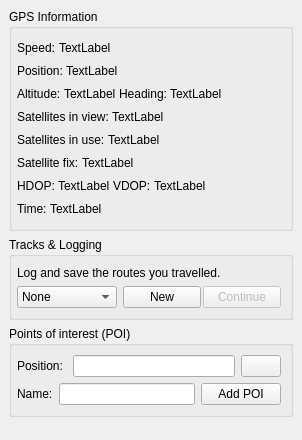
                    <widget class="QWidget" name="pageGPSInfo">
                     <layout class="QVBoxLayout" name="verticalLayout_8">
                      <property name="spacing">
                       <number>0</number>
                      </property>
                      <property name="margin">
                       <number>0</number>
                      </property>
                      <item>
                       <widget class="ButtonFrameWidget" name="frameTrack">
                        <property name="enabled">
                         <bool>true</bool>
                        </property>
                        <property name="sizePolicy">
                         <sizepolicy hsizetype="Fixed" vsizetype="Preferred">
                          <horstretch>0</horstretch>
                          <verstretch>0</verstretch>
                         </sizepolicy>
                        </property>
                        <property name="minimumSize">
                         <size>
                          <width>302</width>
                          <height>0</height>
                         </size>
                        </property>
                        <property name="maximumSize">
                         <size>
                          <width>302</width>
                          <height>16777215</height>
                         </size>
                        </property>
                        <property name="frameShape">
                         <enum>QFrame::NoFrame</enum>
                        </property>
                        <property name="frameShadow">
                         <enum>QFrame::Plain</enum>
                        </property>
                        <layout class="QVBoxLayout" name="verticalLayout_38">
                         <property name="spacing">
                          <number>6</number>
                         </property>
                         <property name="margin">
                          <number>9</number>
                         </property>
                         <item>
                          <widget class="QGroupBox" name="groupBox_3">
                           <property name="title">
                            <string>GPS Information</string>
                           </property>
                           <property name="flat">
                            <bool>true</bool>
                           </property>
                           <layout class="QVBoxLayout" name="verticalLayout_21">
                            <property name="leftMargin">
                             <number>5</number>
                            </property>
                            <item>
                             <layout class="QVBoxLayout" name="verticalLayout_7">
                              <property name="spacing">
                               <number>3</number>
                              </property>
                              <property name="bottomMargin">
                               <number>0</number>
                              </property>
                              <item>
                               <layout class="QHBoxLayout" name="horizontalLayout_30">
                                <property name="bottomMargin">
                                 <number>0</number>
                                </property>
                                <item>
                                 <widget class="QLabel" name="label_24">
                                  <property name="text">
                                   <string>Speed:</string>
                                  </property>
                                 </widget>
                                </item>
                                <item>
                                 <widget class="QLabel" name="gpsLabelSpeed">
                                  <property name="text">
                                   <string>TextLabel</string>
                                  </property>
                                 </widget>
                                </item>
                                <item>
                                 <spacer name="horizontalSpacer_15">
                                  <property name="orientation">
                                   <enum>Qt::Horizontal</enum>
                                  </property>
                                  <property name="sizeHint" stdset="0">
                                   <size>
                                    <width>40</width>
                                    <height>20</height>
                                   </size>
                                  </property>
                                 </spacer>
                                </item>
                               </layout>
                              </item>
                              <item>
                               <layout class="QHBoxLayout" name="horizontalLayout_31">
                                <property name="bottomMargin">
                                 <number>0</number>
                                </property>
                                <item>
                                 <widget class="QLabel" name="label_27">
                                  <property name="text">
                                   <string>Position:</string>
                                  </property>
                                 </widget>
                                </item>
                                <item>
                                 <widget class="QLabel" name="gpsLabelPosition">
                                  <property name="text">
                                   <string>TextLabel</string>
                                  </property>
                                 </widget>
                                </item>
                                <item>
                                 <spacer name="horizontalSpacer_18">
                                  <property name="orientation">
                                   <enum>Qt::Horizontal</enum>
                                  </property>
                                  <property name="sizeHint" stdset="0">
                                   <size>
                                    <width>40</width>
                                    <height>20</height>
                                   </size>
                                  </property>
                                 </spacer>
                                </item>
                               </layout>
                              </item>
                              <item>
                               <layout class="QHBoxLayout" name="horizontalLayout_32">
                                <property name="bottomMargin">
                                 <number>0</number>
                                </property>
                                <item>
                                 <widget class="QLabel" name="label_29">
                                  <property name="text">
                                   <string>Altitude:</string>
                                  </property>
                                 </widget>
                                </item>
                                <item>
                                 <widget class="QLabel" name="gpsLabelAltitude">
                                  <property name="text">
                                   <string>TextLabel</string>
                                  </property>
                                 </widget>
                                </item>
                                <item>
                                 <widget class="QLabel" name="label_28">
                                  <property name="text">
                                   <string>Heading:</string>
                                  </property>
                                 </widget>
                                </item>
                                <item>
                                 <widget class="QLabel" name="gpsLabelHeading">
                                  <property name="text">
                                   <string>TextLabel</string>
                                  </property>
                                 </widget>
                                </item>
                                <item>
                                 <spacer name="horizontalSpacer">
                                  <property name="orientation">
                                   <enum>Qt::Horizontal</enum>
                                  </property>
                                  <property name="sizeHint" stdset="0">
                                   <size>
                                    <width>40</width>
                                    <height>20</height>
                                   </size>
                                  </property>
                                 </spacer>
                                </item>
                               </layout>
                              </item>
                              <item>
                               <layout class="QHBoxLayout" name="horizontalLayout_33">
                                <property name="bottomMargin">
                                 <number>0</number>
                                </property>
                                <item>
                                 <widget class="QLabel" name="label_30">
                                  <property name="text">
                                   <string>Satellites in view:</string>
                                  </property>
                                 </widget>
                                </item>
                                <item>
                                 <widget class="QLabel" name="gpsLabelSatellitesView">
                                  <property name="text">
                                   <string>TextLabel</string>
                                  </property>
                                 </widget>
                                </item>
                                <item>
                                 <spacer name="horizontalSpacer_3">
                                  <property name="orientation">
                                   <enum>Qt::Horizontal</enum>
                                  </property>
                                  <property name="sizeHint" stdset="0">
                                   <size>
                                    <width>40</width>
                                    <height>20</height>
                                   </size>
                                  </property>
                                 </spacer>
                                </item>
                               </layout>
                              </item>
                              <item>
                               <layout class="QHBoxLayout" name="horizontalLayout_36">
                                <property name="bottomMargin">
                                 <number>0</number>
                                </property>
                                <item>
                                 <widget class="QLabel" name="label_25">
                                  <property name="text">
                                   <string>Satellites in use:</string>
                                  </property>
                                 </widget>
                                </item>
                                <item>
                                 <widget class="QLabel" name="gpsLabelSatellitesUse">
                                  <property name="text">
                                   <string>TextLabel</string>
                                  </property>
                                 </widget>
                                </item>
                                <item>
                                 <spacer name="horizontalSpacer_26">
                                  <property name="orientation">
                                   <enum>Qt::Horizontal</enum>
                                  </property>
                                  <property name="sizeHint" stdset="0">
                                   <size>
                                    <width>40</width>
                                    <height>20</height>
                                   </size>
                                  </property>
                                 </spacer>
                                </item>
                               </layout>
                              </item>
                              <item>
                               <layout class="QHBoxLayout" name="horizontalLayout_37">
                                <property name="bottomMargin">
                                 <number>0</number>
                                </property>
                                <item>
                                 <widget class="QLabel" name="label_32">
                                  <property name="text">
                                   <string>Satellite fix:</string>
                                  </property>
                                 </widget>
                                </item>
                                <item>
                                 <widget class="QLabel" name="gpsLabelSatelliteFix">
                                  <property name="text">
                                   <string>TextLabel</string>
                                  </property>
                                 </widget>
                                </item>
                                <item>
                                 <spacer name="horizontalSpacer_27">
                                  <property name="orientation">
                                   <enum>Qt::Horizontal</enum>
                                  </property>
                                  <property name="sizeHint" stdset="0">
                                   <size>
                                    <width>40</width>
                                    <height>20</height>
                                   </size>
                                  </property>
                                 </spacer>
                                </item>
                               </layout>
                              </item>
                              <item>
                               <layout class="QHBoxLayout" name="horizontalLayout_35">
                                <property name="bottomMargin">
                                 <number>0</number>
                                </property>
                                <item>
                                 <widget class="QLabel" name="label_5">
                                  <property name="text">
                                   <string>HDOP:</string>
                                  </property>
                                 </widget>
                                </item>
                                <item>
                                 <widget class="QLabel" name="gpsLabelHdop">
                                  <property name="text">
                                   <string>TextLabel</string>
                                  </property>
                                 </widget>
                                </item>
                                <item>
                                 <widget class="QLabel" name="label_26">
                                  <property name="text">
                                   <string>VDOP:</string>
                                  </property>
                                 </widget>
                                </item>
                                <item>
                                 <widget class="QLabel" name="gpsLabelVdop">
                                  <property name="text">
                                   <string>TextLabel</string>
                                  </property>
                                 </widget>
                                </item>
                                <item>
                                 <spacer name="horizontalSpacer_25">
                                  <property name="orientation">
                                   <enum>Qt::Horizontal</enum>
                                  </property>
                                  <property name="sizeHint" stdset="0">
                                   <size>
                                    <width>40</width>
                                    <height>20</height>
                                   </size>
                                  </property>
                                 </spacer>
                                </item>
                               </layout>
                              </item>
                              <item>
                               <layout class="QHBoxLayout" name="horizontalLayout_34">
                                <property name="bottomMargin">
                                 <number>0</number>
                                </property>
                                <item>
                                 <widget class="QLabel" name="label_31">
                                  <property name="text">
                                   <string>Time:</string>
                                  </property>
                                 </widget>
                                </item>
                                <item>
                                 <widget class="QLabel" name="gpsLabelTime">
                                  <property name="text">
                                   <string>TextLabel</string>
                                  </property>
                                 </widget>
                                </item>
                                <item>
                                 <spacer name="horizontalSpacer_21">
                                  <property name="orientation">
                                   <enum>Qt::Horizontal</enum>
                                  </property>
                                  <property name="sizeHint" stdset="0">
                                   <size>
                                    <width>40</width>
                                    <height>20</height>
                                   </size>
                                  </property>
                                 </spacer>
                                </item>
                               </layout>
                              </item>
                             </layout>
                            </item>
                           </layout>
                          </widget>
                         </item>
                         <item>
                          <widget class="QGroupBox" name="groupBox_4">
                           <property name="sizePolicy">
                            <sizepolicy hsizetype="Preferred" vsizetype="Preferred">
                             <horstretch>0</horstretch>
                             <verstretch>0</verstretch>
                            </sizepolicy>
                           </property>
                           <property name="title">
                            <string>Tracks &amp;&amp; Logging</string>
                           </property>
                           <property name="flat">
                            <bool>true</bool>
                           </property>
                           <layout class="QVBoxLayout" name="verticalLayout_31">
                            <property name="spacing">
                             <number>6</number>
                            </property>
                            <property name="leftMargin">
                             <number>5</number>
                            </property>
                            <property name="topMargin">
                             <number>9</number>
                            </property>
                            <property name="rightMargin">
                             <number>9</number>
                            </property>
                            <item>
                             <widget class="QLabel" name="label">
                              <property name="sizePolicy">
                               <sizepolicy hsizetype="Minimum" vsizetype="Minimum">
                                <horstretch>0</horstretch>
                                <verstretch>0</verstretch>
                               </sizepolicy>
                              </property>
                              <property name="minimumSize">
                               <size>
                                <width>0</width>
                                <height>0</height>
                               </size>
                              </property>
                              <property name="text">
                               <string>Log and save the routes you travelled.</string>
                              </property>
                              <property name="wordWrap">
                               <bool>true</bool>
                              </property>
                             </widget>
                            </item>
                            <item>
                             <layout class="QHBoxLayout" name="horizontalLayout_2">
                              <property name="bottomMargin">
                               <number>0</number>
                              </property>
                              <item>
                               <widget class="QComboBox" name="trackImportCb">
                                <property name="sizePolicy">
                                 <sizepolicy hsizetype="MinimumExpanding" vsizetype="Minimum">
                                  <horstretch>0</horstretch>
                                  <verstretch>0</verstretch>
                                 </sizepolicy>
                                </property>
                                <property name="minimumSize">
                                 <size>
                                  <width>100</width>
                                  <height>0</height>
                                 </size>
                                </property>
                                <item>
                                 <property name="text">
                                  <string>None</string>
                                 </property>
                                </item>
                               </widget>
                              </item>
                              <item>
                               <layout class="QHBoxLayout" name="horizontalLayout">
                                <property name="spacing">
                                 <number>2</number>
                                </property>
                                <property name="topMargin">
                                 <number>0</number>
                                </property>
                                <item>
                                 <widget class="QPushButton" name="trackNewButton">
                                  <property name="sizePolicy">
                                   <sizepolicy hsizetype="Minimum" vsizetype="Minimum">
                                    <horstretch>0</horstretch>
                                    <verstretch>0</verstretch>
                                   </sizepolicy>
                                  </property>
                                  <property name="maximumSize">
                                   <size>
                                    <width>16777215</width>
                                    <height>16777215</height>
                                   </size>
                                  </property>
                                  <property name="text">
                                   <string>New</string>
                                  </property>
                                 </widget>
                                </item>
                                <item>
                                 <widget class="QPushButton" name="trackConStopButton">
                                  <property name="enabled">
                                   <bool>false</bool>
                                  </property>
                                  <property name="sizePolicy">
                                   <sizepolicy hsizetype="Minimum" vsizetype="Minimum">
                                    <horstretch>0</horstretch>
                                    <verstretch>0</verstretch>
                                   </sizepolicy>
                                  </property>
                                  <property name="text">
                                   <string>Continue</string>
                                  </property>
                                 </widget>
                                </item>
                               </layout>
                              </item>
                             </layout>
                            </item>
                           </layout>
                          </widget>
                         </item>
                         <item>
                          <widget class="QGroupBox" name="groupBox">
                           <property name="title">
                            <string>Points of interest (POI)</string>
                           </property>
                           <property name="flat">
                            <bool>true</bool>
                           </property>
                           <layout class="QVBoxLayout" name="verticalLayout_24">
                            <property name="leftMargin">
                             <number>5</number>
                            </property>
                            <item>
                             <layout class="QVBoxLayout" name="verticalLayout_6">
                              <property name="bottomMargin">
                               <number>0</number>
                              </property>
                              <item>
                               <layout class="QHBoxLayout" name="horizontalLayout_38">
                                <property name="bottomMargin">
                                 <number>0</number>
                                </property>
                                <item>
                                 <widget class="QLabel" name="label_33">
                                  <property name="text">
                                   <string>Position: </string>
                                  </property>
                                 </widget>
                                </item>
                                <item>
                                 <widget class="QLineEdit" name="lePositionPOI">
                                  <property name="toolTip">
                                   <string>Provide GPS coordinates or do left-click onto the map for custom GPS coordinates.</string>
                                  </property>
                                 </widget>
                                </item>
                                <item>
                                 <widget class="QPushButton" name="poi_gps_button">
                                  <property name="toolTip">
                                   <string>Use current position or select a point on the map.</string>
                                  </property>
                                  <property name="statusTip">
                                   <string>Use current GPS position.</string>
                                  </property>
                                  <property name="text">
                                   <string/>
                                  </property>
                                  <property name="icon">
                                   <iconset resource="../luckygps.qrc">
                                    <normaloff>:/icons/youarehere.png</normaloff>:/icons/youarehere.png</iconset>
                                  </property>
                                 </widget>
                                </item>
                               </layout>
                              </item>
                              <item>
                               <layout class="QHBoxLayout" name="horizontalLayout_39">
                                <property name="bottomMargin">
                                 <number>0</number>
                                </property>
                                <item>
                                 <widget class="QLabel" name="label_34">
                                  <property name="text">
                                   <string>Name:</string>
                                  </property>
                                 </widget>
                                </item>
                                <item>
                                 <widget class="QLineEdit" name="leNamePOI"/>
                                </item>
                                <item>
                                 <widget class="QPushButton" name="pushButton_2">
                                  <property name="text">
                                   <string>Add POI</string>
                                  </property>
                                 </widget>
                                </item>
                               </layout>
                              </item>
                             </layout>
                            </item>
                           </layout>
                          </widget>
                         </item>
                         <item>
                          <spacer name="verticalSpacer">
                           <property name="orientation">
                            <enum>Qt::Vertical</enum>
                           </property>
                           <property name="sizeHint" stdset="0">
                            <size>
                             <width>20</width>
                             <height>0</height>
                            </size>
                           </property>
                          </spacer>
                         </item>
                        </layout>
                       </widget>
                      </item>
                     </layout>
                    </widget>
